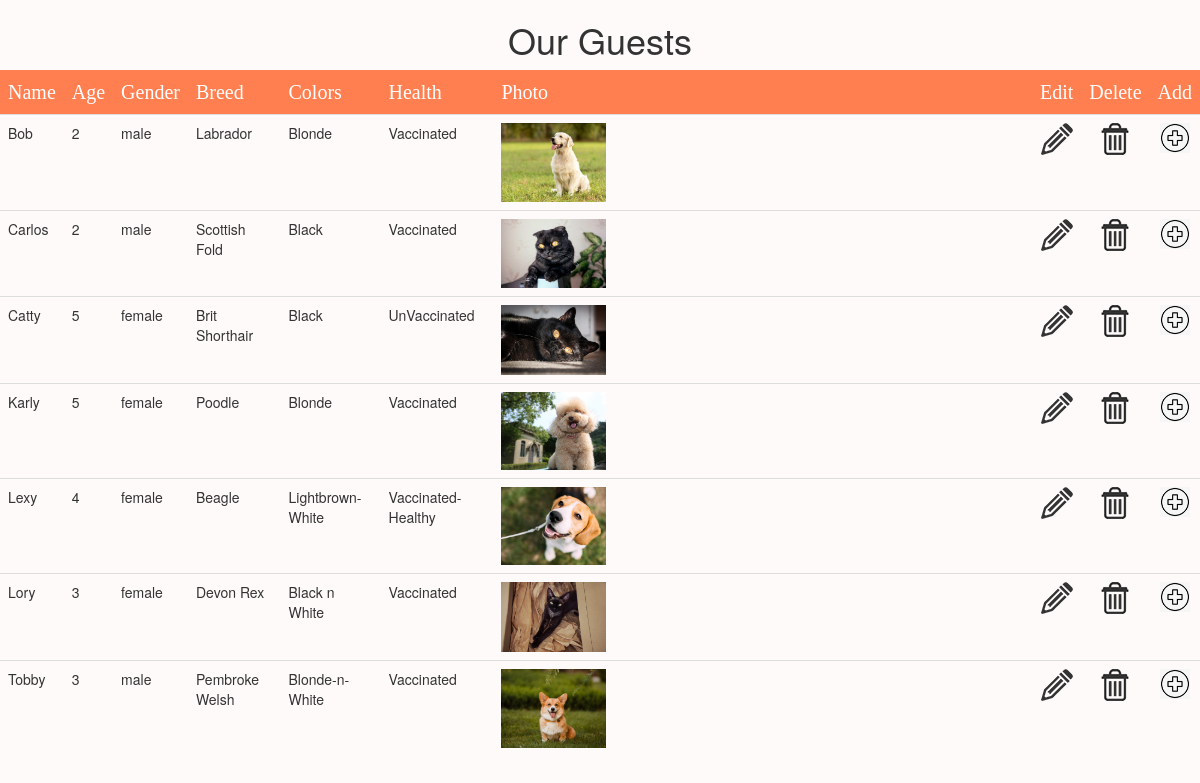
Screenshot of /browse/browse.php with the database file from the repository.
### tables this page shows
CREATE TABLE `animals` (
  `Name` varchar(50) NOT NULL,
  `Age` int(40) NOT NULL,
  `Gender` varchar(50) NOT NULL,
  `Breed` varchar(50) NOT NULL,
  `Colors` text DEFAULT NULL,
  `Health` text NOT NULL,
  `Photo` mediumtext NOT NULL,
  `Admin` tinyint(1) NOT NULL
);

### browse/browse.php (the view, shortened to what this page needs)
<?php
	require_once "../conn.php";
$query = "SELECT * FROM animals";
$result = mysqli_query($conn, $query) or die(mysqli_error($conn));
?>
<!doctype html>
<html>
<head>
<link rel="stylesheet" href="https://maxcdn.bootstrapcdn.com/bootstrap/3.4.1/css/bootstrap.min.css">
</head>
<body>
<h1> Our Guests </h1>
<table border="0" cellpadding="10" align="center" class="table table-hover">
<thead>
	<tr>
    	<td> Name   </td>
        <td> Age    </td>
        <td> Gender </td>
        <td> Breed  </td>
        <td> Colors </td>
        <td> Health </td>
        <td> Photo  </td>
		<td> Edit  </td>
        <td> Delete </td>
		<td> Add </td>
    </tr>
</thead>
<tbody>
<?php
	$bg = '';
	while($row = mysqli_fetch_assoc($result)){
		$id     = $row['Admin'];
		$name   = $row['Name'];
		$age    = $row['Age'];
		$gender = $row['Gender'];
		$breed  = $row['Breed'];
		$colors = $row['Colors'];
		$health =$row['Health'];
		$photo  = $row['Photo'];
?>
        <tr class="<?= $bg ?>">
            <td> <?php print $name ?></td>
            <td> <?= $age?></td>
            <td> <?=$gender?></td>
			<td> <?=$breed?></td>
            <td> <?=$colors?></td>
			<td> <?=$health?></td>
			<td>
	         <img src="./animals/<?= $photo ?>" width="20%">
			</td>
            <td align="center">
            	<a href="edit_member.php"><img src="images/edit.png"></a>
            </td>
            <td align="center">
			<a href="delete_member.php?id=<?= $id ?>"  onClick="return confirm('Deleted Succesfully!')"> <img src="images/delete.png" width="32"> </a>
            </td>
			<td align="center">
            	<a href="add_member.php"><img src="images/add.png" width="30px"height="30px"></a>
            </td>
        </tr>
	<?php
	}
    ?>
 </tbody>
</table>
</body>
</html>

### browse/browse.php (style rules this page uses)
h1 { text-align:center; }
thead td { background-color:coral; color:white; font-family:Tahoma; font-size:20px; }
body { background-color: snow; }

### rows the page displays
animals: Name "Bob", Age "2", Gender "male", Breed "Labrador", Colors "Blonde", Health "Vaccinated", Photo (picture)
animals: Name "Carlos", Age "2", Gender "male", Breed "Scottish Fold", Colors "Black", Health "Vaccinated", Photo (picture)
animals: Name "Catty", Age "5", Gender "female", Breed "Brit Shorthair", Colors "Black", Health "UnVaccinated", Photo (picture)
animals: Name "Karly", Age "5", Gender "female", Breed "Poodle", Colors "Blonde", Health "Vaccinated", Photo (picture)
animals: Name "Lexy", Age "4", Gender "female", Breed "Beagle", Colors "Lightbrown-White", Health "Vaccinated-Healthy", Photo (picture)
animals: Name "Lory", Age "3", Gender "female", Breed "Devon Rex", Colors "Black n White", Health "Vaccinated", Photo (picture)
animals: Name "Tobby", Age "3", Gender "male", Breed "Pembroke Welsh", Colors "Blonde-n-White", Health "Vaccinated", Photo (picture)
